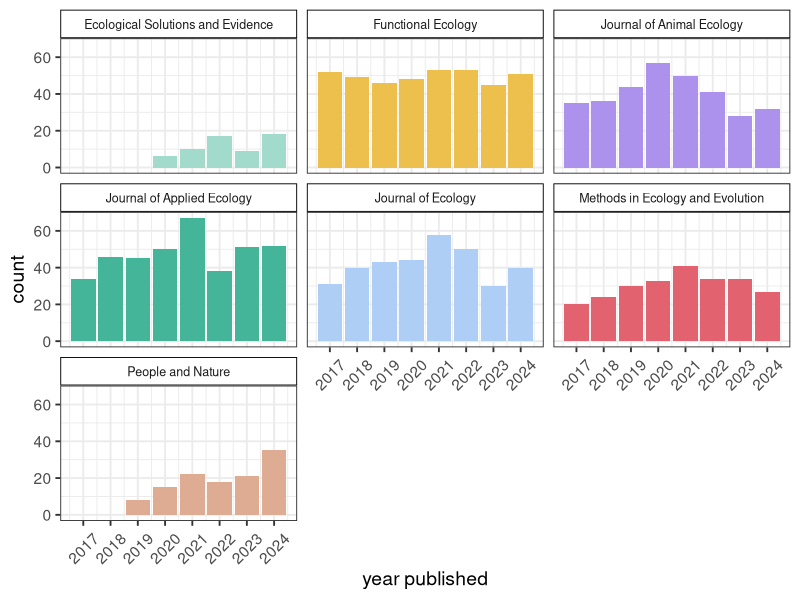
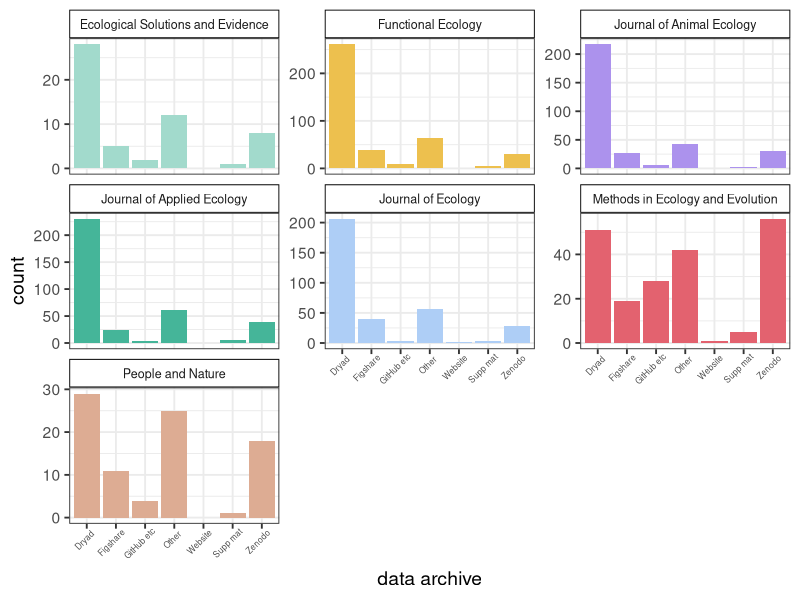
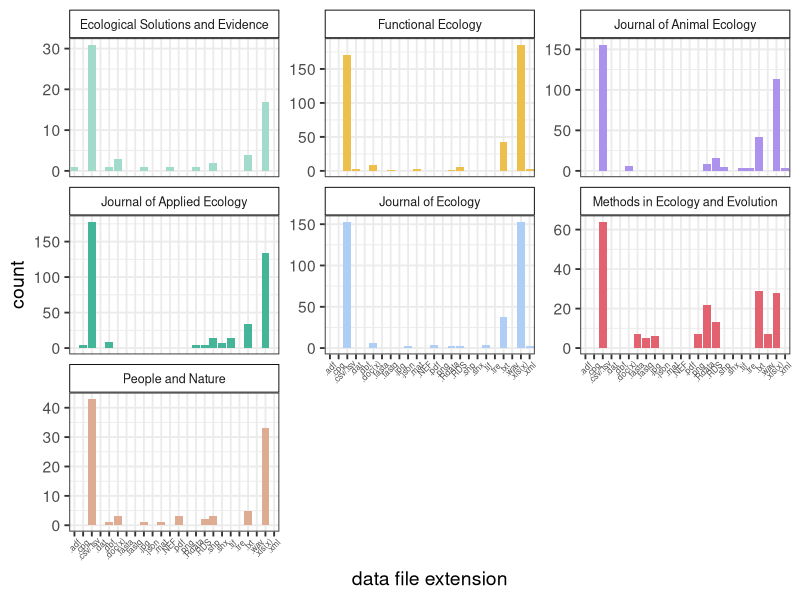
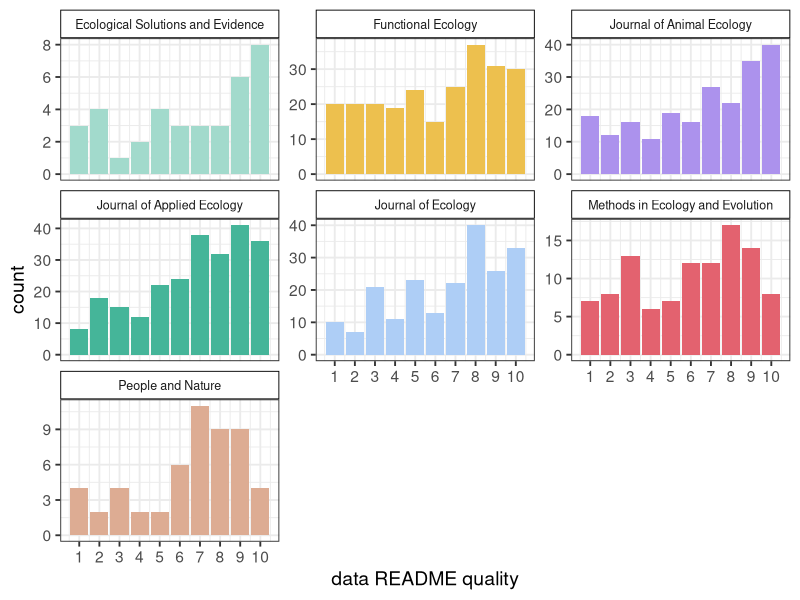
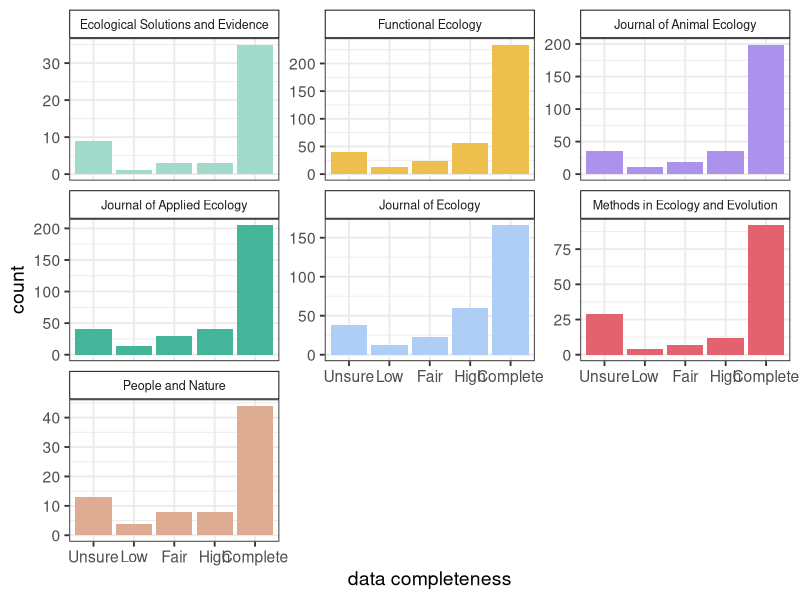
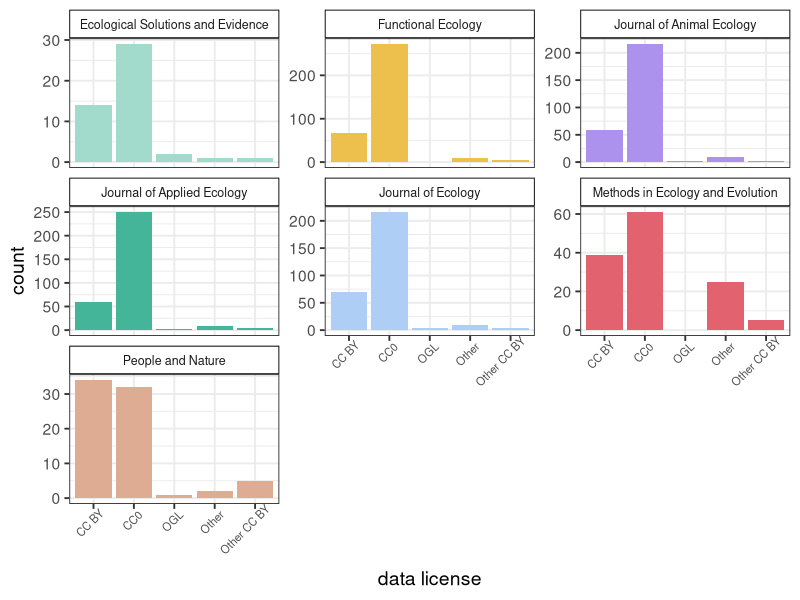
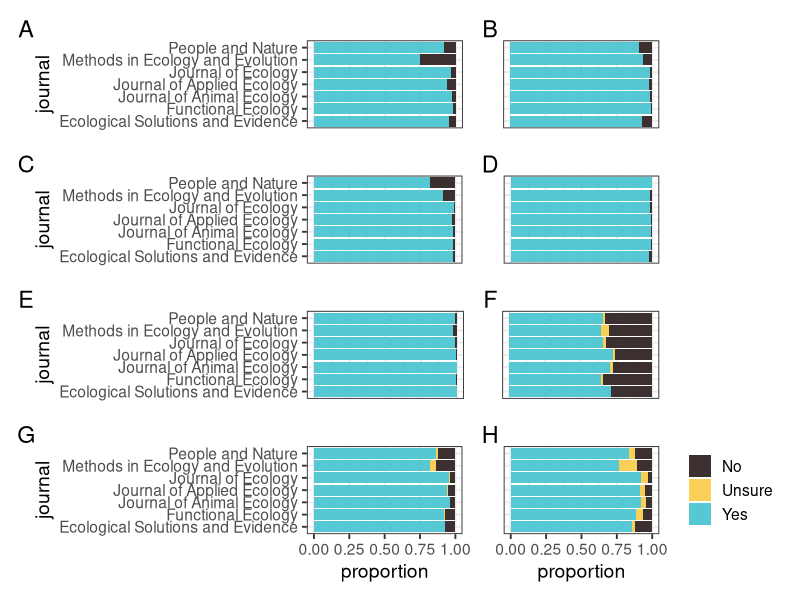
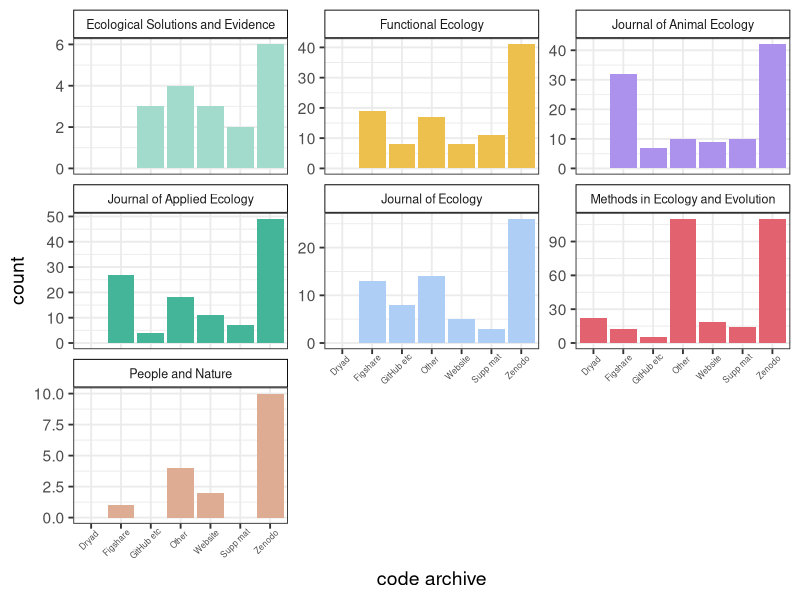

Here is the R script that generated these plots, in order:
# Figures by journal for supplemental

# Load libraries
library(tidyverse)
library(patchwork)

# Build colour scheme for the journals
journal_cols <- c("#A2DACC", # ESE
                  "#EDC04E", # Functional Ecology
                  "#AC92ED", # J Animal Ecology
                  "#45B599", # J Applied Ecology
                  "#AECEF6", # J Ecology
                  "#e3626f", # MEE
                  "#DDAC93") # People and Nature

# Read in the data
papers <- read_csv("data/BES-data-code-hackathon-cleaned_2025-12-01.csv")

remove_x <- theme(axis.title.x=element_blank(),
                  axis.text.x=element_blank(),
                  axis.ticks.x=element_blank())

remove_y <- theme(axis.title.y=element_blank(),
                  axis.text.y=element_blank(),
                  axis.ticks.y=element_blank())
#-------------------------------------------------------------------------------
# Recode as appropriate to clean options up a bit
#------------------------------------------------------------------------------
papers <-
  papers %>%
  mutate(data_availability = case_when(data_availability == "No, but they are available on request" ~ "No",
                                     TRUE ~ as.character(data_availability))) %>%
  mutate(data_download = case_when(data_download == "No, because the data are embargoed" ~ "No",
                                   data_download == "Yes, but not all data" ~ "Yes",
                                   TRUE ~ as.character(data_download))) %>%
  mutate(data_open = case_when(data_open == "Needs specific software or too large" ~ "Maybe",
                               data_open == "Yes, but not all files" ~ "Yes",
                               TRUE ~ as.character(data_open))) %>%
  mutate(data_README = case_when(data_README == "Quasi-README" ~ "Yes",
                                 TRUE ~ as.character(data_README))) %>%
  mutate(data_doi = case_when(data_doi == "Yes, but not for all data archived" ~ "Yes",
                              data_doi == "Yes, but DOI not found/incorrect" ~ "No",
                              TRUE ~ as.character(data_doi))) %>%
  mutate(data_license = case_when(data_license == "Yes, but not for all data archived" ~ "Yes",
                                  TRUE ~ as.character(data_license))) %>%
  mutate(code_open = case_when(code_open == "Maybe if I had the right software" ~ "Maybe",
                               TRUE ~ as.character(code_open))) %>%
  mutate(code_doi = case_when(code_doi == "Yes, same as data" ~ "Yes",
                              TRUE ~ as.character(code_doi)))

#------------------------------------------------------------------------------
# 1. Papers per year
#--------------------
# Summarise papers per year per journal
paper_summary <-
  papers %>%
  group_by(journal, year_published) %>%
  summarise(count = n())

# Plot
ggplot(paper_summary, aes(x = year_published, y = count, fill = journal)) +
  geom_col() +
  theme_bw(base_size = 14) +
  scale_fill_manual(values = journal_cols) +
  theme(legend.position = "none") +
  facet_wrap(~ journal) +
  theme(strip.background = element_rect(colour = "black", fill = "white"), 
        strip.text.x = element_text(size = 9)) +
  xlab("year published") +
  scale_x_continuous(breaks = 2017:2024) +
  theme(axis.text.x = element_text(angle = 45, vjust = 0.5))

# Save figure
ggsave(file = "figures/supp-fig_journals-year.png", width = 8, height = 6)

#-------------------------------------------------------------------------------
# 2. How many papers have data?
#------------------------------
data_by_journal <- 
  papers %>% 
  group_by(journal, data_used)

A <- 
  ggplot(data_by_journal, aes(x = journal, fill = data_used)) + 
  geom_bar(position = "fill") + 
  coord_flip() + 
  scale_fill_manual(values = c("#3b2f2f", "#56c8d3")) +
  theme_bw(base_size = 14) +
  theme(legend.position = "none") +
  remove_x

#-------------------------------------------------------------------------------
# 3. Is the data mentioned in the Data Availability statement?
#--------------------------------------------------------------
data_avail_by_journal <- 
  papers %>% 
  filter(data_used == "Yes") %>% 
  select(journal, data_availability)

B <- 
  ggplot(data_avail_by_journal, aes(x = journal, fill = data_availability)) + 
  geom_bar(position = "fill") + 
  scale_fill_manual(values = c("#3b2f2f", "#56c8d3")) +
  coord_flip() + 
  theme_bw(base_size = 14) +
  theme(legend.position = "none") +
  remove_y +
  remove_x

#--------------------------------------------------------------
# 4. Where are the data archived?
#--------------------------------------------------------------
data_archive_by_journal <- 
  papers %>% 
  filter(data_used == "Yes") %>% 
  select(journal, data_archive) %>% 
  na.omit() %>%
  separate_longer_delim(cols = data_archive, delim = ";") %>%
  group_by(journal, data_archive) %>%
  summarise(count = n())

# split by journal
ggplot(data_archive_by_journal, aes(x = data_archive, y = count, fill = journal)) + 
  geom_col() + 
  theme_bw(base_size = 14) +
  # Remove legend title
  theme(legend.title = element_blank()) +
  scale_fill_manual(values = journal_cols) +
  facet_wrap(~journal, scales = "free_y") +
  theme(legend.position = "none") +
  theme(axis.text.x = element_text(angle = 45, size = 6, hjust = 0.8)) +
  theme(strip.background = element_rect(colour = "black", fill = "white"), 
        strip.text.x = element_text(size = 9)) +
  xlab("data archive") +
  scale_x_discrete(labels = c("Dryad", "Figshare", "GitHub etc", "Other", "Website", "Supp mat", "Zenodo"))

# Save figure
ggsave(file = "figures/supp-fig_journals-data-archive.png", width = 8, height = 6)

#--------------------------------------------------------------
# 5. Can the data be accessed via the link?
#--------------------------------------------------------------
data_link_by_journal <- 
  papers %>% 
  filter(data_used == "Yes") %>% 
  select(journal, data_link) %>% 
  na.omit()

C <- 
  ggplot(data_link_by_journal, aes(x = journal, fill = data_link)) + 
  geom_bar(position = "fill") + 
  scale_fill_manual(values = c("#3b2f2f", "#56c8d3")) +
  coord_flip() + 
  theme_bw(base_size = 14) +
  theme(legend.position = "none") +
  remove_x

#--------------------------------------------------------------
# 6. Can the data be downloaded?
#--------------------------------------------------------------
data_download_by_journal <- 
  papers %>% 
  filter(data_used == "Yes") %>% 
  select(journal, data_download) %>% 
  mutate(data_download = factor(data_download, levels = c("No", "No, because the data are embargoed",
                                                          "Yes, but not all data", "Yes" ))) %>%
  na.omit()

D <- 
  ggplot(data_download_by_journal, aes(x = journal, fill = data_download)) + 
  geom_bar(position = "fill") + 
  scale_fill_manual(values = c("#3b2f2f", "#56c8d3")) +
  coord_flip() + 
  theme_bw(base_size = 14) +
  theme(legend.position = "none") +
  remove_y +
  remove_x

#--------------------------------------------------------------
# 7. Can the data be opened?
#--------------------------------------------------------------
data_open_by_journal <- 
  papers %>% 
  filter(data_used == "Yes") %>% 
  select(journal, data_open) %>% 
  mutate(data_open = factor(data_open, levels = c("No", "Needs specific software or too large",
                                                  "Yes, but not all files", "Yes" ))) %>%
  na.omit()

E <- 
  ggplot(data_open_by_journal, aes(x = journal, fill = data_open)) + 
  geom_bar(position = "fill") + 
  scale_fill_manual(values = c( "#3b2f2f", "#56c8d3")) +
  coord_flip() + 
  theme_bw(base_size = 14) +
  theme(legend.position = "none") +
  remove_x

#--------------------------------------------------------------
# 8. What file extensions are the data stored in?
#--------------------------------------------------------------

# Top data 10 file extensions
summary_data_format <- 
  papers %>% 
  filter(data_used == "Yes") %>% 
  select(journal, data_format) %>%
  separate_longer_delim(cols = data_format, delim = ";") %>%
  na.omit() %>%
  group_by(journal, data_format) %>%
  summarise(count = n()) %>% 
  arrange(-count) %>% 
  slice(1:10)

ggplot(summary_data_format, aes(x = data_format, y = count, fill = journal)) +
  geom_col() +
  facet_wrap(~journal, scales = "free_y") +
  theme_bw(base_size = 14) +
  theme(strip.background = element_rect(colour = "black", fill = "white"), 
        strip.text.x = element_text(size = 9)) +
  xlab("data file extension") +
  scale_fill_manual(values = journal_cols) +
  theme(legend.position = "none") +
  theme(axis.text.x = element_text(angle = 45, size = 6, hjust = 0.8))

# Save figure
ggsave(file = "figures/supp-fig_journals-data-file-extension.png", width = 8, height = 6)

#--------------------------------------------------------------
# 9. Does the data have a readme?
#--------------------------------------------------------------
data_readme_by_journal <- 
  papers %>% 
  filter(data_used == "Yes") %>% 
  select(journal, data_README) %>%
  na.omit()

F <- 
  ggplot(data_readme_by_journal, aes(x = journal, fill = data_README)) + 
  geom_bar(position = "fill") + 
  scale_fill_manual(values = c( "#3b2f2f","#f9cf57", "#56c8d3")) +
  coord_flip() + 
  theme_bw(base_size = 14) +
  theme(legend.position = "none") +
  remove_y +
  remove_x

#--------------------------------------------------------------
# 10. How useful is the readme?
#--------------------------------------------------------------
data_readme_scale_by_journal <- 
  papers %>% 
  filter(data_used == "Yes") %>% 
  select(journal, data_README_scale) %>%
  na.omit()

ggplot(data_readme_scale_by_journal, aes(x = data_README_scale, fill = journal)) + 
  geom_bar() + 
  theme_bw(base_size = 14) +
  # Remove legend
  theme(legend.position = "none") +
  scale_fill_manual(values = journal_cols) +
  theme(strip.background = element_rect(colour = "black", fill = "white"), 
        strip.text.x = element_text(size = 9)) +
  facet_wrap(~journal, scales = "free_y") +
  xlab("data README quality") +
  scale_x_continuous(breaks = 1:10)

# Save figure
ggsave(file = "figures/supp-fig_journals-data-readme-quality.png", width = 8, height = 6)

# Average usefulness of README
data_readme_scale_by_journal %>% 
  group_by(journal) %>% 
  summarise(`Average README usefulness` = median(data_README_scale, na.rm = TRUE))

#--------------------------------------------------------------
# 11. How complete are the archived data?
#--------------------------------------------------------------
data_completeness_by_journal <- 
  papers %>% 
  filter(data_used == "Yes") %>% 
  select(journal, data_completeness) %>% 
  mutate(data_completeness = factor(data_completeness, levels = c("Unsure", "Low", "Fair", 
                                                                  "High", "Complete"))) %>%
  na.omit() 

ggplot(data_completeness_by_journal, aes(x = data_completeness, fill = journal)) + 
  geom_bar() + 
  theme_bw(base_size = 14) +
  # Remove legend
  theme(legend.position = "none") +
  scale_fill_manual(values = journal_cols) +
  theme(strip.background = element_rect(colour = "black", fill = "white"), 
        strip.text.x = element_text(size = 9)) +
  facet_wrap(~journal, scales = "free_y") +
  xlab("data completeness")

# Save figure
ggsave(file = "figures/supp-fig_journals-data-completeness.png", width = 8, height = 6)

#--------------------------------------------------------------
# 12. Does the data have a DOI?
#--------------------------------------------------------------
data_doi_by_journal <- 
  papers %>% 
  filter(data_used == "Yes") %>% 
  select(journal, data_doi) %>% 
  na.omit() 

G <- 
  ggplot(data_doi_by_journal, aes(x = journal, fill = data_doi)) + 
  geom_bar(position = "fill") + 
  coord_flip() + 
  theme_bw(base_size = 14) +
  # Remove legend title
  theme(legend.title = element_blank()) +
  ylab("proportion") +
  theme(legend.position = "none") +
  scale_fill_manual(values = c( "#3b2f2f","#f9cf57", "#56c8d3"))

#--------------------------------------------------------------
# 13. Does the data have a license?
#--------------------------------------------------------------
data_license_by_journal <- 
  papers %>% 
  filter(data_used == "Yes") %>% 
  select(journal, data_license) %>% 
  mutate(data_license = factor(data_license, levels = c("No", "Unsure", "Yes, but not for all data archived", "Yes"))) %>%
  na.omit() 

H <- 
  ggplot(data_license_by_journal, aes(x = journal, fill = data_license)) + 
  geom_bar(position = "fill") + 
  scale_fill_manual(values = c( "#3b2f2f", "#f9cf57", "#56c8d3")) +
  coord_flip() + 
  theme_bw(base_size = 14) +
  ylab("proportion") +
  # Remove legend title
  theme(legend.title = element_blank()) +
  remove_y

#--------------------------------------------------------------
# 14. If it does have a license what type?
#--------------------------------------------------------------
data_license_type_by_journal <- 
  papers %>% 
  filter(data_used == "Yes" & data_license_type != "No") %>% 
  select(journal, data_license_type) %>% 
  mutate(data_license_type = case_when(data_license_type == "CC BY derivatives" ~ "Other CC BY",
                                       TRUE ~ as.character(data_license_type))) %>%
  na.omit() 

ggplot(data_license_type_by_journal, aes(fill = journal, x = data_license_type)) + 
  geom_bar() + 
  theme_bw(base_size = 14) +
  # Remove legend
  theme(legend.position = "none") +
  scale_fill_manual(values = journal_cols) +
  theme(strip.background = element_rect(colour = "black", fill = "white"), 
        strip.text.x = element_text(size = 9)) +
  facet_wrap(~journal, scales = "free_y") +
  xlab("data license") +
  theme(axis.text.x = element_text(angle = 45, size = 8, hjust = 0.8, ))

# Save figure
ggsave(file = "figures/supp-fig_journals-data-license.png", width = 8, height = 6)

#--------------------------------------------------------------
# Combine plots
#--------------------------------------------------------------

(A + B) / (C + D) / (E + F) + (G + H) + plot_annotation(tag_levels = "A")

# Save figure
ggsave(file = "figures/supp-fig_journals-data-variables.png", width = 8, height = 8)

#------------------------------
# CODE
#------------------------------------------------------------------------------
# 2. How many papers have code?
#------------------------------
code_by_journal <- 
  papers %>% 
  group_by(journal, code_used)

A1 <- 
  ggplot(code_by_journal, aes(x = journal, fill = code_used)) + 
  geom_bar(position = "fill") + 
  coord_flip() + 
  scale_fill_manual(values = c("#3b2f2f", "#f9cf57", "#56c8d3")) +
  theme_bw(base_size = 14) +
  theme(legend.position = "none") +
  remove_x

#-------------------------------------------------------------------------------
# 3. Is the code mentioned in the Data Availability statement?
#--------------------------------------------------------------
code_avail_by_journal <- 
  papers %>% 
  filter(code_used == "Yes") %>% 
  select(journal, code_availability) %>%
  na.omit()

B1 <- 
  ggplot(code_avail_by_journal, aes(x = journal, fill = code_availability)) + 
  geom_bar(position = "fill") + 
  scale_fill_manual(values = c("#3b2f2f", "#56c8d3")) +
  coord_flip() + 
  theme_bw(base_size = 14) +
  theme(legend.position = "none") +
  remove_y +
  remove_x
#--------------------------------------------------------------
# 4. Where are the code archived?
#--------------------------------------------------------------
code_archive_by_journal <- 
  papers %>% 
  filter(code_used == "Yes") %>% 
  select(journal, code_archive) %>% 
  na.omit() %>%
  separate_longer_delim(cols = code_archive, delim = ";") %>%
  group_by(journal, code_archive) %>%
  summarise(count = n())

# split by journal
ggplot(code_archive_by_journal, aes(x = code_archive, y = count, fill = journal)) + 
  geom_col() + 
  theme_bw(base_size = 14) +
  # Remove legend title
  theme(legend.title = element_blank()) +
  scale_fill_manual(values = journal_cols) +
  facet_wrap(~journal, scales = "free_y") +
  theme(legend.position = "none") +
  theme(axis.text.x = element_text(angle = 45, size = 6, hjust = 0.8)) +
  theme(strip.background = element_rect(colour = "black", fill = "white"), 
        strip.text.x = element_text(size = 9)) +
  xlab("code archive") +
  scale_x_discrete(labels = c("Dryad", "Figshare", "GitHub etc", "Other", "Website", "Supp mat", "Zenodo"))

# Save figure
ggsave(file = "figures/supp-fig_journals-code-archive.png", width = 8, height = 6)
  
#--------------------------------------------------------------
# 5. Can the code be accessed via the link?
#--------------------------------------------------------------
code_link_by_journal <- 
  papers %>% 
  filter(code_used == "Yes") %>% 
  select(journal, code_link) %>% 
  na.omit()

C1 <- 
  ggplot(code_link_by_journal, aes(x = journal, fill = code_link)) + 
  geom_bar(position = "fill") + 
  scale_fill_manual(values = c("#3b2f2f", "#56c8d3")) +
  coord_flip() + 
  theme_bw(base_size = 14) +
  theme(legend.position = "none") +
  remove_x

#--------------------------------------------------------------
# 6. Can the code be downloaded?
#--------------------------------------------------------------
code_download_by_journal <- 
  papers %>% 
  filter(code_used == "Yes") %>% 
  select(journal, code_download) %>% 
  mutate(code_download = factor(code_download, levels = c("No", "No, because the code are embargoed",
                                                          "Yes, but not all code", "Yes" ))) %>%
  na.omit()

D1 <- 
  ggplot(code_download_by_journal, aes(x = journal, fill = code_download)) + 
  geom_bar(position = "fill") + 
  scale_fill_manual(values = c("#3b2f2f", "#56c8d3")) +
  coord_flip() + 
  theme_bw(base_size = 14) +
  theme(legend.position = "none") +
  remove_y +
  remove_x

#--------------------------------------------------------------
# 7. Can the code be opened?
#--------------------------------------------------------------
code_open_by_journal <- 
  papers %>% 
  filter(code_used == "Yes") %>% 
  select(journal, code_open) %>% 
  mutate(code_open = factor(code_open, levels = c("No", "Needs specific software or too large",
                                                  "Yes, but not all files", "Yes" ))) %>%
  na.omit()

E1 <- 
  ggplot(code_open_by_journal, aes(x = journal, fill = code_open)) + 
  geom_bar(position = "fill") + 
  scale_fill_manual(values = c( "#3b2f2f", "#56c8d3")) +
  coord_flip() + 
  theme_bw(base_size = 14) +
  theme(legend.position = "none") +
  remove_x

#--------------------------------------------------------------
# 8. What file extensions are the code stored in?
#--------------------------------------------------------------

# Top code 10 file extensions
summary_code_format <- 
  papers %>% 
  filter(code_used == "Yes") %>% 
  select(journal, code_format) %>%
  separate_longer_delim(cols = code_format, delim = ";") %>%
  na.omit() %>%
  group_by(journal, code_format) %>%
  summarise(count = n()) %>% 
  arrange(-count) %>% 
  slice(1:10)

ggplot(summary_code_format, aes(x = code_format, y = count, fill = journal)) +
 geom_col() +
  facet_wrap(~journal, scales = "free_y") +
  theme_bw(base_size = 14) +
  theme(strip.background = element_rect(colour = "black", fill = "white"), 
        strip.text.x = element_text(size = 9)) +
  xlab("code file extension") +
  scale_fill_manual(values = journal_cols) +
  theme(legend.position = "none") +
  theme(axis.text.x = element_text(angle = 45, size = 6, hjust = 0.8, ))

# Save figure
ggsave(file = "figures/supp-fig_journals-code-file-extension.png", width = 8, height = 6)

#--------------------------------------------------------------
# 9. Does the code have a readme?
#--------------------------------------------------------------
code_readme_by_journal <- 
  papers %>% 
  filter(code_used == "Yes") %>% 
  select(journal, code_README) %>%
  mutate(code_README = case_when(code_README == "Quasi-README" ~ "Yes",
                                 TRUE ~ as.character(code_README))) %>%
  na.omit()

F1 <- 
  ggplot(code_readme_by_journal, aes(x = journal, fill = code_README)) + 
  geom_bar(position = "fill") + 
  scale_fill_manual(values = c( "#3b2f2f", "#56c8d3")) +
  coord_flip() + 
  theme_bw(base_size = 14) +
  theme(legend.position = "none") +
  remove_y +
  remove_x

#--------------------------------------------------------------
# 10. How useful is the readme?
#--------------------------------------------------------------
code_readme_scale_by_journal <- 
  papers %>% 
  filter(code_used == "Yes") %>% 
  select(journal, code_README_scale) %>%
  na.omit()

ggplot(code_readme_scale_by_journal, aes(x = code_README_scale, fill = journal)) + 
  geom_bar() + 
  theme_bw(base_size = 14) +
  # Remove legend
  theme(legend.position = "none") +
  scale_fill_manual(values = journal_cols) +
  theme(strip.background = element_rect(colour = "black", fill = "white"), 
        strip.text.x = element_text(size = 9)) +
  facet_wrap(~journal, scales = "free_y") +
  xlab("code README quality") +
  scale_x_continuous(breaks = 1:10)

# Save figure
ggsave(file = "figures/supp-fig_journals-code-readme-quality.png", width = 8, height = 6)

# Average usefulness of README
code_readme_scale_by_journal %>% 
  group_by(journal) %>% 
  summarise(`Average README usefulness` = median(code_README_scale, na.rm = TRUE))

#--------------------------------------------------------------
# 11. How well annotated are the archived code?
#--------------------------------------------------------------
code_annotation_by_journal <- 
  papers %>% 
  filter(code_used == "Yes") %>% 
  select(journal, code_annotation_scale) %>%
  na.omit()

ggplot(code_annotation_by_journal, aes(x = code_annotation_scale, fill = journal)) + 
  geom_bar() + 
  geom_bar() + 
  theme_bw(base_size = 14) +
  # Remove legend
  theme(legend.position = "none") +
  scale_fill_manual(values = journal_cols) +
  theme(strip.background = element_rect(colour = "black", fill = "white"), 
        strip.text.x = element_text(size = 9)) +
  facet_wrap(~journal, scales = "free_y") +
  xlab("code annotation") +
  scale_x_continuous(breaks = 1:10)

# Save figure
ggsave(file = "figures/supp-fig_journals-code-annotation.png", width = 8, height = 6)

# Average completeness of annotation
code_annotation_by_journal %>% 
  group_by(journal) %>% 
  summarise(`Average annotation` = median(code_annotation_scale, na.rm = TRUE)) %>% 
  arrange(-`Average annotation`) 
#--------------------------------------------------------------
# 12. Does the code have a DOI?
#--------------------------------------------------------------
code_doi_by_journal <- 
  papers %>% 
  filter(code_used == "Yes") %>% 
  select(journal, code_doi) %>% 
  na.omit() 

G1 <- 
  ggplot(code_doi_by_journal, aes(x = journal, fill = code_doi)) + 
  geom_bar(position = "fill") + 
  coord_flip() + 
  theme_bw(base_size = 14) +
  # Remove legend title
  theme(legend.title = element_blank()) +
  ylab("proportion") +
  theme(legend.position = "none") +
  scale_fill_manual(values = c( "#3b2f2f","#f9cf57", "#56c8d3"))

#--------------------------------------------------------------
# 13. Does the code have a license?
#--------------------------------------------------------------
code_license_by_journal <- 
  papers %>% 
  filter(code_used == "Yes") %>% 
  select(journal, code_license) %>% 
  mutate(code_license = factor(code_license, levels = c("No", "Unsure", "Yes, but not for all code archived", "Yes"))) %>%
  na.omit() 

H1 <- 
  ggplot(code_license_by_journal, aes(x = journal, fill = code_license)) + 
  geom_bar(position = "fill") + 
  scale_fill_manual(values = c( "#3b2f2f", "#f9cf57", "#56c8d3")) +
  coord_flip() + 
  theme_bw(base_size = 14) +
  ylab("proportion") +
  # Remove legend title
  theme(legend.title = element_blank()) +
  remove_y

#--------------------------------------------------------------
# 14. If it does have a license what type?
#--------------------------------------------------------------
code_license_type_by_journal <- 
  papers %>% 
  filter(code_used == "Yes" & code_license_type != "No") %>% 
  select(journal, code_license_type) %>% 
  mutate(code_license_type = case_when(code_license_type == "CC BY derivatives" ~ "Other CC BY",
                                  TRUE ~ as.character(code_license_type))) %>%
  na.omit() 

ggplot(code_license_type_by_journal, aes(fill = journal, x = code_license_type)) + 
  geom_bar() + 
  theme_bw(base_size = 14) +
  # Remove legend
  theme(legend.position = "none") +
  scale_fill_manual(values = journal_cols) +
  theme(strip.background = element_rect(colour = "black", fill = "white"), 
        strip.text.x = element_text(size = 9)) +
  facet_wrap(~journal, scales = "free_y") +
  xlab("code license") +
  theme(axis.text.x = element_text(angle = 45, size = 8, hjust = 0.8))

# Save figure
ggsave(file = "figures/supp-fig_journals-code-license.png", width = 8, height = 6)


#--------------------------------------------------------------
# 15. What language is the code in?

# Top code 10 languages
summary_code_language <- 
  papers %>% 
  filter(code_used == "Yes") %>% 
  select(journal, code_language) %>%
  separate_longer_delim(cols = code_language, delim = ";") %>%
  na.omit() %>%
  group_by(journal, code_language) %>%
  summarise(count = n()) %>% 
  arrange(-count) %>% 
  slice(1:10)

ggplot(summary_code_language, aes(fill = journal, x = code_language, y = count)) + 
  geom_col() + 
  theme_bw(base_size = 14) +
  # Remove legend
  theme(legend.position = "none") +
  scale_fill_manual(values = journal_cols) +
  theme(strip.background = element_rect(colour = "black", fill = "white"), 
        strip.text.x = element_text(size = 9)) +
  facet_wrap(~journal, scales = "free_y") +
  xlab("programming language") +
  theme(axis.text.x = element_text(angle = 45, size = 8, hjust = 0.8))

# Save figure
ggsave(file = "figures/supp-fig_journals-code-language.png", width = 8, height = 6)

#--------------------------------------------------------------
# Combine plots
#--------------------------------------------------------------

(A1 + B1) / (C1 + D1) / (E1 + F1) + (G1 + H1) + plot_annotation(tag_levels = "A")

# Save figure
ggsave(file = "figures/supp-fig_journals-code-variables.png", width = 8, height = 8)

#--------------------------------------------------------------
